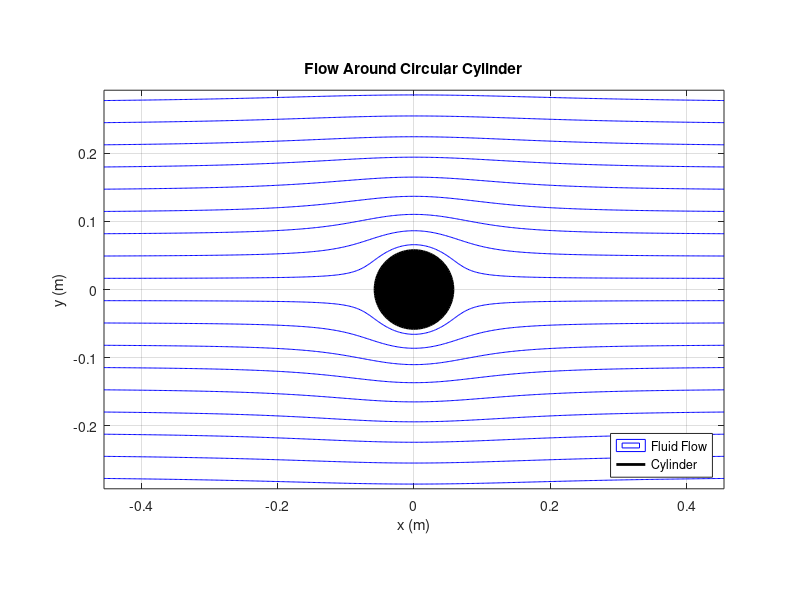
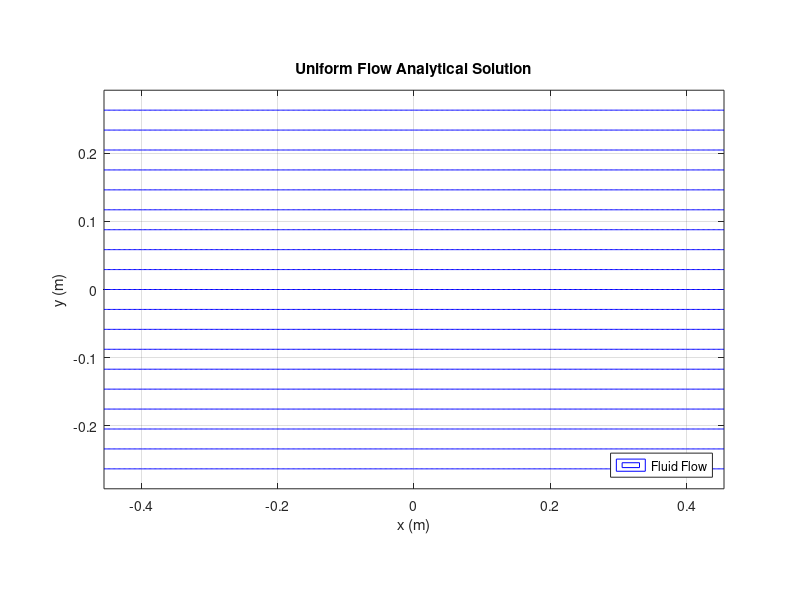
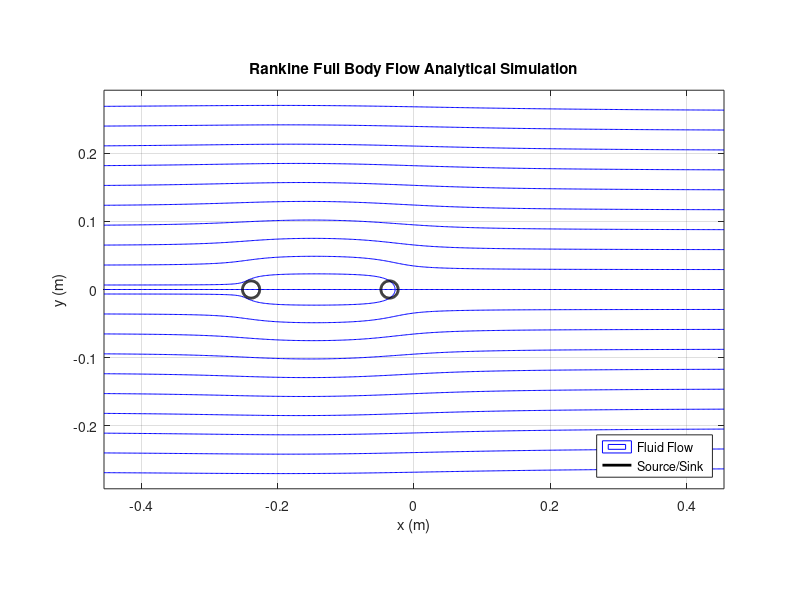
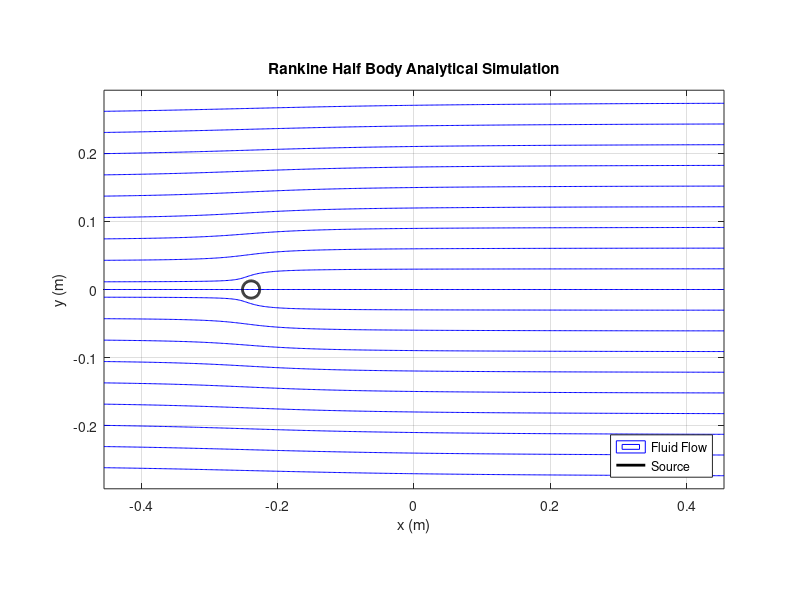

These figures' MATLAB source, in order:
%% MAE 171 Fluids Lab
clc; clear all; close all;

% MATLAB Script: Plot Uniform Flow, Rankine Full Body, and Half Body with Obstacle


% Parameters
U =0.00008832;                  % Freestream velocity (m/s)
mu = 1.0;                 % Doublet strength (m^2/s)
Q_s = 0.000003469;                % Source strength (m^3/s)
Q_sink = 0.000003469*4/3;             % Sink strength (m^3/s)
circle_diameter = 4.5 / 39.37; % Convert 4.5 inches to meters
Qmodel_diameter = 1 / 39.37;  % Conver 1.5 inches to meters
x_min = -0.455;               % x-axis lower limit (m)
x_max = 0.455;                % x-axis upper limit (m)
y_min = -0.2925;               % y-axis lower limit (m)
y_max = 0.2925;                % y-axis upper limit (m)
x_source = x_min + (8.5 / 39.37);             % x-coordinate of the source (m)
y_source = 0;             % y-coordinate of the source (m)
x_sink = x_source + (8 / 39.37);               % x-coordinate of the sink (m)
y_sink = 0;               % y-coordinate of the sink (m)
x_cen = 0; y_cen=0;       % Center values

% % Parameters
% U =0.030197;                  % Freestream velocity (m/s)
% mu = 1.0;                 % Doublet strength (m^2/s)
% Q_s = 0.0000694;                % Source strength (m^3/s)
% Q_sink = 0.0000694*4/3;             % Sink strength (m^3/s)
% circle_diameter = 4.5 / 39.37; % Convert 4.5 inches to meters
% Qmodel_diameter = 1 / 39.37;  % Conver 1.5 inches to meters
% x_min = -0.455;               % x-axis lower limit (m)
% x_max = 0.455;                % x-axis upper limit (m)
% y_min = -0.2925;               % y-axis lower limit (m)
% y_max = 0.2925;                % y-axis upper limit (m)
% x_source = x_min + (8.5 / 39.37);             % x-coordinate of the source (m)
% y_source = 0;             % y-coordinate of the source (m)
% x_sink = x_source + (8 / 39.37);               % x-coordinate of the sink (m)
% y_sink = 0;               % y-coordinate of the sink (m)
% x_cen = 0; y_cen=0;       % Center values

% Create Grid
x = linspace(x_min, x_max, 500);  % High grid resolution for smooth plot
y = linspace(y_min, y_max, 500);
[X, Y] = meshgrid(x, y);          % Create mesh grid for flow field

% Compute Stream Function for Uniform Flow
psi_uniform = U * Y;  % Uniform flow contribution

% Compute Stream Function for Source
psi_source = (Q_s / (2 * pi)) * atan2(Y - y_source, X - x_source); % Source contribution

% Compute Stream Function for Sink
psi_sink = (Q_sink / (2 * pi)) * atan2(Y - y_sink, X - x_sink);   % Sink contribution

% Compute Total Stream Function for Rankine Full Body
psi_rankine = psi_uniform + psi_source - psi_sink; % Rankine full body

%Compite Rankine half body
psi_half_body = psi_uniform + psi_source; % Rankine half-body (no sink)

%Model the sources and sinks as cylinders
%Define the source/sink dimensions
theta = linspace(0, 2*pi, 100);
Qx_model = Qmodel_diameter / 2 * cos(theta);  % Circle boundary
Qy_model = Qmodel_diameter / 2 * sin(theta);  % Circle boundary

%Now we need to compute flow around a cylinder

%Define the cylinder
theta = linspace(0, 2*pi, 100);
x_circle = circle_diameter / 2 * cos(theta);  % Circle boundary
y_circle = circle_diameter / 2 * sin(theta);  % Circle boundary

% Define cylinder radius
R = circle_diameter / 2;

% Update doublet strength
mu = 2 * pi * U * R^2;

% Compute Stream Function for Doublet Flow
psi_doublet = -mu * Y ./ (2 * pi * (X.^2 + Y.^2));

% Total Stream Function for Flow Around Cylinder
psi_cylinder = psi_uniform + psi_doublet;



% Plot Streamlines for Flow Around a Circular Cylinder
figure;
contour(X, Y, psi_cylinder, 100, 'b');    % Plot total flow streamlines
hold on;
plot(x_circle, y_circle, 'k-', 'LineWidth', 2); % Plot the circle boundary (obstacle)
fill(x_circle, y_circle, 'k');       % Fill the circle with black color
title('Flow Around Circular Cylinder');
xlabel('x (m)');
ylabel('y (m)');
legend('Fluid Flow', 'Cylinder', 'location', 'southeast')
axis equal;
grid on;
hold off;

% Plot Streamlines for Uniform Flow
figure;
contour(X, Y, psi_uniform, 19, 'b');    % Plot uniform flow streamlines
title('Uniform Flow Analytical Solution');
xlabel('x (m)');
ylabel('y (m)');
axis equal;
legend('Fluid Flow', 'location', 'southeast')
grid on;
hold off;

% Plot Streamlines for Rankine Full Body Flow
figure;
contour(X, Y, psi_rankine, 19, 'b');    % Plot Rankine full body streamlines
hold on;
plot(Qx_model + x_sink, Qy_model + y_sink, 'k-', 'LineWidth', 2); % Plot Q for reference.
plot(Qx_model + x_source, Qy_model + y_source, 'k-', 'LineWidth', 2); % Plot Q for reference.
title('Rankine Full Body Flow Analytical Simulation');
xlabel('x (m)');
ylabel('y (m)');
legend('Fluid Flow', 'Source/Sink', 'location', 'southeast')
axis equal;
grid on;
hold off;

% Plot Streamlines for Rankine Half Body Flow
figure;
contour(X, Y, psi_half_body, 19, 'b');    % Plot Rankine half body streamlines
hold on;
plot(Qx_model + x_source, Qy_model + y_source, 'k-', 'LineWidth', 2); % Plot Q for reference.
title('Rankine Half Body Analytical Simulation');
xlabel('x (m)');
ylabel('y (m)');
legend('Fluid Flow', 'Source', 'location', 'southeast')
axis equal;
grid on;
hold off;



